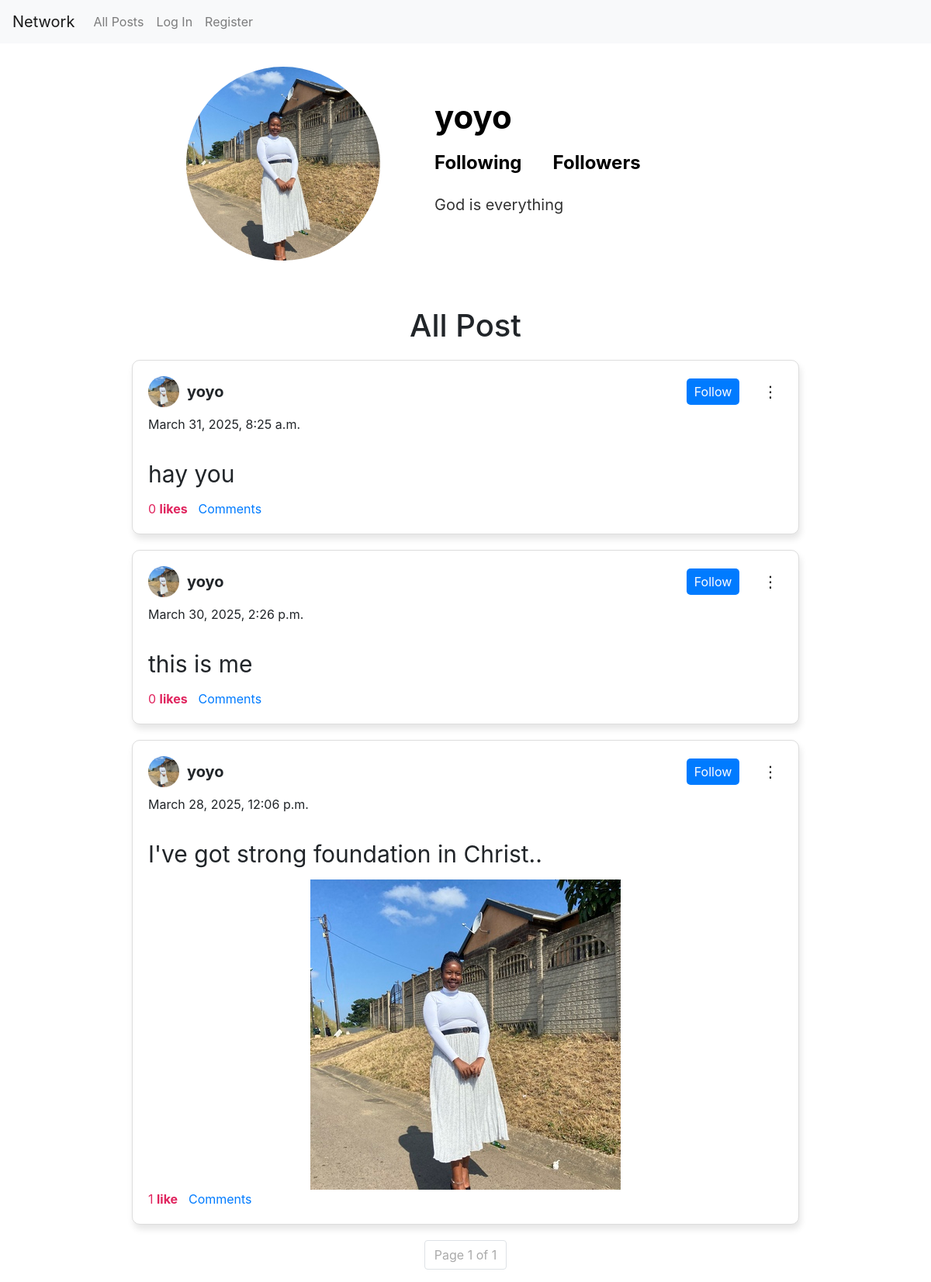
/profile_display/3, run on the app's committed database.
### network/models.py (models this page shows, shortened)
class Profile(models.Model):
    user = models.OneToOneField(User,on_delete=models.CASCADE, related_name="Profile_user")
    username = models.CharField(max_length=100)
    image = models.ImageField(upload_to='uploads/', blank=True, null=True)
    bio = models.TextField()

class User(AbstractUser):
    pass

class Post(models.Model):
    user = models.ForeignKey(User, on_delete=models.CASCADE, related_name="post")
    content = models.TextField()
    image = models.ImageField(upload_to="posts/", blank=True, null=True)  # Optional field
    created_at = models.DateTimeField(auto_now_add=True)
    hide = models.BooleanField(default=False)
    likes = models.ManyToManyField(User, related_name="liked_posts", blank=True)  # Users who liked the post

### network/views.py (the view)
# urls.py: path("profile_display/<int:user_id>", views.profile_display, name="profile_display")
def profile_display(request,user_id):
    profile  = Profile.objects.filter(user=user_id).first()
    page_number = request.GET.get('page', 1)  # Get page number from query param
    posts = get_posts(user_id=user_id, page_number=page_number)
    if profile:
        return render(request,"network/profile.html", {"profile":profile, "posts":posts})
    error = "Profile not available"
    return render(request,"network/profile.html",{"error":error})

### network/views.py (called while the page is built)
def get_posts(user_id=None, page_number=1, posts_per_page=10):
    if user_id:
        posts = Post.objects.filter(user=user_id).annotate(like_count=Count('likes')).order_by('-created_at')
    else:
        posts = Post.objects.annotate(like_count=Count('likes')).order_by('-created_at')
    paginator = Paginator(posts, posts_per_page)
    page_obj = paginator.get_page(page_number)  # Get the requested page
    return page_obj

### network/templates/network/profile.html (shortened to what this page needs)
{% extends 'network/layout.html' %} {% block body %} {% if profile %}
<div class="profile">
  <div class="profile_section">
    <img
      src="{{profile.image.url}}"
      alt="Profile Picture"
      class="profile2_img"
    />
    <div class="section2">
      <h2>{{profile.user.username}}</h2>
      <div class="following">
        <span><a href="#" id="following_count">Following</a></span>
        <span><a href="#" id="followers_count">Followers</a></span>
      </div>
      <p>{{profile.bio}}</p>
    </div>
  </div>
  <h1>All Post</h1>
  <div id="postList">
    {% if posts %} {% for post in posts %}
    <div class="post-container" id="post-{{post.id}}">
      <div class="post-header">
        <div class="user-info">
          <a href="#">
            <img
              src="{{post.user.Profile_user.image.url}}"
              alt="Profile Picture"
              class="profile_img"
            />
          </a>
          <span class="user-name">{{post.user.username}}</span>
        </div>
        {% if post.user != user %}
        <button class="follow-btn">Follow</button>
        {% endif %}
        <div class="post-options">
          <button class="options-btn">⋮</button>
        </div>
      </div>
      <div class="date">{{post.created_at}}</div>
      <div class="post-content">{{post.content}}</div>
      {% if post.image %}
      <div class="post-image">
        <img src="{{post.image.url}}" alt="Post Image" />
      </div>
      {% endif %}
      <div class="post-action">
        <span class="like-count">{{ post.like_count }}</span>
        <a
          class="like-btn"
          href="{% url 'like' post.id %}?redirect_to={{ request.resolver_match.url_name }}"
        >
          like{{post.like_count|pluralize }}
        </a>
        <span class="comment"><a href="#">Comments</a></span>
      </div>
    </div>
    {% endfor %} {% else %}
    <p>No Posts available</p>
    {% endif %}
    <div class="pagination-container">
      <nav aria-label="Page navigation">
        <ul class="pagination">
          <li class="page-item disabled">
            <span class="page-link"
              >Page {{ posts.number }} of {{ posts.paginator.num_pages }}</span
            >
          </li>
        </ul>
      </nav>
    </div>
    {% else %}
    <p>No profile</p>
    {% endif %}
  </div>
  {% endblock %}

### network/templates/network/layout.html (shortened to what this page needs)
{% load static %}
<!DOCTYPE html>
<html lang="en">
  <head>
    <link
      rel="stylesheet"
      href="https://stackpath.bootstrapcdn.com/bootstrap/4.4.1/css/bootstrap.min.css"
    />
    <link href="{% static 'network/styles.css' %}" rel="stylesheet" />
  </head>
  <body>
    <nav class="navbar navbar-expand-lg navbar-light bg-light">
      <a class="navbar-brand" href="#">Network</a>
      <div>
        <ul class="navbar-nav mr-auto">
          <li class="nav-item">
            <a class="nav-link" href="{% url 'index' %}">All Posts</a>
          </li>
          {% if user.is_authenticated %}
          <li class="nav-item">
            <a class="nav-link" href="#">Following</a>
          </li>
          <li class="nav-item">
            <a class="nav-link" href="{% url 'logout' %}">Log Out</a>
          </li>
          {% else %}
          <li class="nav-item">
            <a class="nav-link" href="{% url 'login' %}">Log In</a>
          </li>
          <li class="nav-item">
            <a class="nav-link" href="{% url 'register' %}">Register</a>
          </li>
          {% endif %}
        </ul>
      </div>
    </nav>
    <div class="body">{% block body %} {% endblock %}</div>
  </body>
</html>

### network/static/network/styles.css (style rules this page uses)
.post-container { border: 1px solid #ddd; border-radius: 10px; padding: 20px; margin: 20px 170px; background: #fff; box-shadow: 2px 6px 8px rgba(0, 0, 0, 0.1); }
.post-header { display: flex; align-items: center; justify-content: space-between; position: relative; margin-bottom: 10px; }
.post-header .user-info { display: flex; align-items: center; }
.profile_img { width: 40px; height: 40px; border-radius: 50%; object-fit: cover; margin-right: 10px; }
.user-name { font-weight: bold; font-size: 20px; }
.follow-btn { margin-left: 70%; background: #007bff; color: white; border: none; padding: 5px 10px; border-radius: 5px; cursor: pointer; }
.post-content { margin-bottom: 10px; font-size: 30px; }
.post-image img { width: 100%; max-height: 400px; object-fit: contain; border-radius: 8px; }
.date { margin-bottom: 30px; }
.like-btn { background: transparent; border: none; color: #e0245e; font-weight: bold; cursor: pointer; margin-right: 10px; }
.like-count { color: #e0245e; }
.post-options { display: flex; align-items: center; gap: 10px; }
.options-btn { background: none; border: none; font-size: 20px; cursor: pointer; }
.pagination-container { text-align: center; margin-top: 20px; }
.pagination { display: flex; justify-content: center; padding: 0; list-style: none; }
.pagination .page-item { margin: 0 5px; }
.pagination .page-link { padding: 8px 12px; border: 1px solid #ddd; border-radius: 5px; text-decoration: none; color: #007bff; transition: 0.3s; }
.pagination .disabled .page-link { color: #aaa; pointer-events: none; }
.profile_section { display: grid; grid-template-columns: 1fr 2fr; align-items: center; margin-left: 20%; margin-top: 30px; }
.profile2_img { width: 250px; height: 250px; border-radius: 50%; object-fit: cover; }
.profile h1 { text-align: center; margin-top: 60px; }
.section2 h2 { font-size: 42px; font-weight: bold; margin-bottom: 15px; color: #000; }
.following { display: flex; gap: 40px; margin-bottom: 20px; }
.following a { text-decoration: none; color: #000; font-size: 24px; font-weight: bold; }
.section2 p { font-size: 20px; color: #333; max-width: 600px; line-height: 1.6; }

### data on the page
Profile: image (picture), user.username "yoyo", bio "God is everything"
Post: user.Profile_user.image (picture), user.username "yoyo", shows "Follow", created_at "March 31, 2025, 8:25 a.m.", content "hay you", like_count "0"
Post: user.Profile_user.image (picture), user.username "yoyo", shows "Follow", created_at "March 30, 2025, 2:26 p.m.", content "this is me", like_count "0"
Post: user.Profile_user.image (picture), user.username "yoyo", shows "Follow", created_at "March 28, 2025, 12:06 p.m.", content "I've got strong foundation in Christ..", image (picture), like_count "1"

### other printed values
{{ posts.number }} "1"
{{ posts.paginator.num_pages }} "1"
